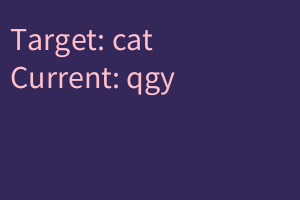
Frame 1 (no input)
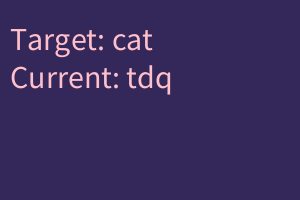
Frame 60 (the mouse pressed at the canvas centre just before this capture)
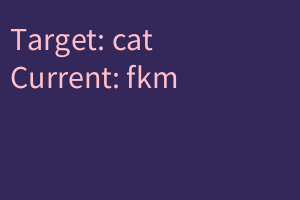
Frame 120 (the mouse held since frame 60 and released just before this capture)

The Processing sketch that drew these frames (run headless with seeded random() and noise(); from frame 60 on, the mouse is pressed at the canvas centre):

// Processing sketch: e_9_1_random_string
// ── e_9_1_random_string.pde
String target;

void setup() {
  size(300, 200);
  target = "cat";
}

void draw() {
  background(#342759);
  String current = randomString(target.length());

  fill(#FFC0CB);
  textSize(32);
  text("Target: " + target + 
    System.lineSeparator() +
    "Current: " + current, 
    10, 50);
    
   if (target.equals(current)) {
     noLoop();
   }
}

String randomString(int sLength) {
  String output = "";

  for (int i = 0; i < sLength; i++) {
    char random = (char) random(97, 123);
    output += random;
  }

  return output;
}
